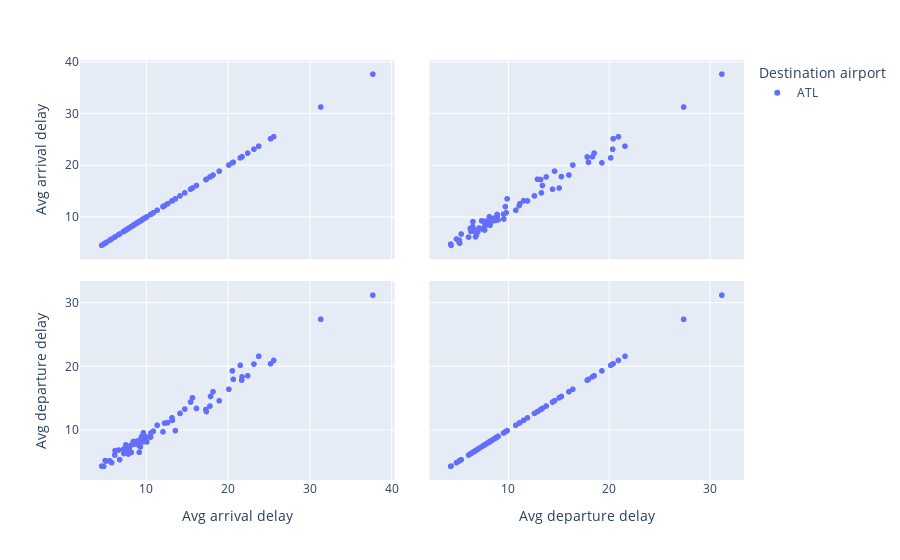

The notebook cell saved with this chart:
### Code cell
airport_dest = ['ATL']
plot_scatter_for_delays(flights_df,  airport_dest)
